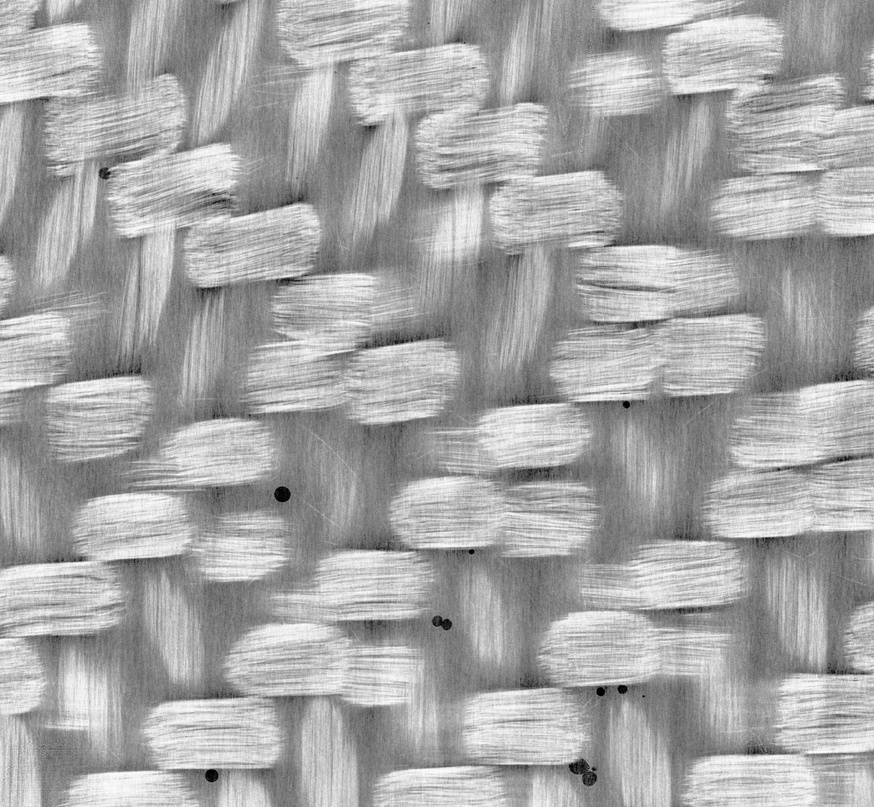
#> input picture slice_0130.jpeg, 874 x 807 px, shrunk from 1875 x 1731 before the run, found by its file name
$ python Q6.1.py
#> lines starting #> are read from the running program, lines starting #| are printed output that depends on the picture; after the words box and inside, x2 and y2 are one past the last pixel; in counts of white or black regions, pixels touching at a corner belong together
import cv2
import numpy as np
import matplotlib.pyplot as plt

def calculate_void_content(image_path):
    img = cv2.imread(image_path, 0)
#> img is the input picture: shape (807, 874); min 0, max 255, mean 166.8
    # filter using Gaussian blur
    img_blurred = cv2.GaussianBlur(img, (5, 5), 0)

    # 3. Thresholding (The Fix)
    # Instead of Otsu (which captures weave shadows), we use a Manual Threshold.
    # We look for pixels darker than 50 (on a scale of 0-255).
    # 0 is black, 255 is white. Voids are near 0.
    manual_threshold_value = 50
    _, mask = cv2.threshold(img_blurred, manual_threshold_value, 255, cv2.THRESH_BINARY_INV)
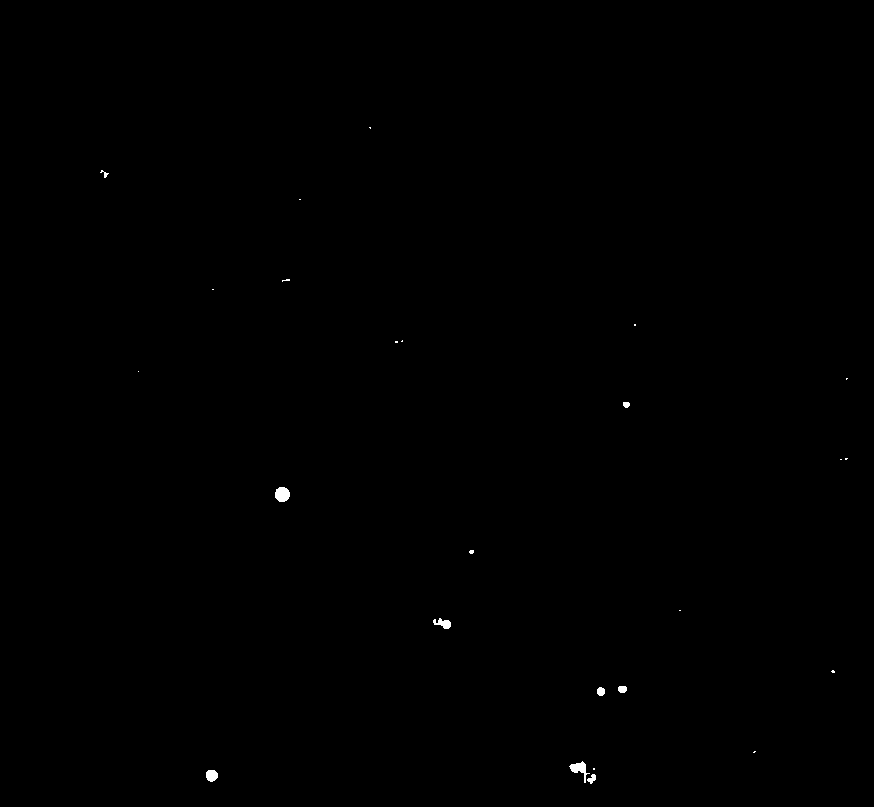
#> mask: shape (807, 874); 0.13% white; 25 white regions (16 under 20 px), largest, box (x1, y1, x2, y2) and area: (275, 487, 290, 502) 181, (569, 761, 590, 783) 169, (206, 770, 218, 782) 116

    # 4. Morphological Operations
    kernel = np.ones((3,3), np.uint8)

    # Image Opening (Erosion -> Dilation)
    # Removes tiny white specks (noise) that are too small to be real voids
    mask_open = cv2.morphologyEx(mask, cv2.MORPH_OPEN, kernel)
#> mask_open: shape (807, 874); 0.11% white; 11 white regions (3 under 20 px), largest, box (x1, y1, x2, y2) and area: (275, 487, 290, 502) 181, (570, 762, 586, 773) 142, (206, 770, 218, 782) 116

    # Image Closing (Dilation -> Erosion)
    # Fills in small holes inside the detected voids to make them solid shapes
    mask_cleaned = cv2.morphologyEx(mask_open, cv2.MORPH_CLOSE, kernel)
#> mask_cleaned: shape (807, 874); 0.11% white; 10 white regions (2 under 20 px), largest, box (x1, y1, x2, y2) and area: (275, 487, 290, 502) 181, (570, 762, 586, 773) 144, (206, 770, 218, 782) 116

    total_pixels = mask_cleaned.size
#> total_pixels = 705318
    void_pixels = np.count_nonzero(mask_cleaned)
#> void_pixels = 773
    void_percentage = (void_pixels / total_pixels) * 100
#> void_percentage = 0.11

    fig, ax = plt.subplots(1, 3, figsize=(15, 5))

    # Original Image
    ax[0].imshow(img, cmap='gray')
    ax[0].set_title('Original Image')

    # Histogram
    # sum of 2 Gaussians
    # You will likely see a large hill on the right (fabric) and a tiny tail on the left (voids).
    ax[1].hist(img.ravel(), 256, [0, 256], color='gray')
    ax[1].axvline(manual_threshold_value, color='r', linestyle='--', label=f'Threshold: {manual_threshold_value}')
    ax[1].set_title('Pixel Intensity Histogram')
    ax[1].legend()
    ax[2].imshow(mask_cleaned, cmap='gray')
    ax[2].set_title(f'Detected Voids (White)\nContent: {void_percentage:.2f}%')
    plt.tight_layout()
    plt.show()
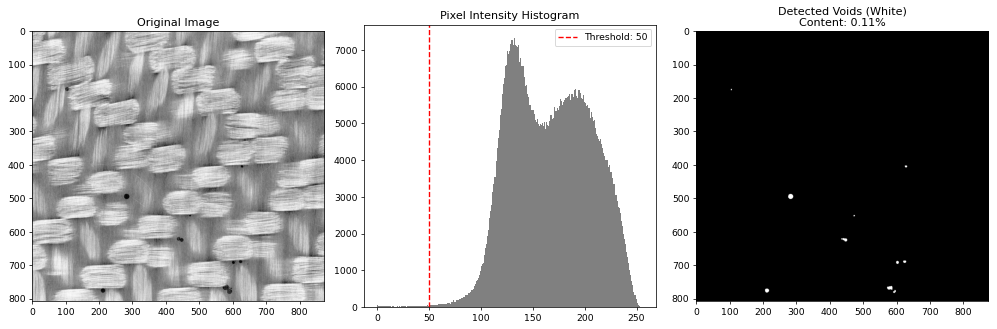
#> figure drawn by matplotlib, 3 panels; panel 2: tallest bar 7322 high, from x = 132 to 133

    print(f"Calculated Void Content: {void_percentage:.2f}%")
#| Calculated Void Content: 0.11%
    if void_percentage < 2.0:
        print(">>> CONCLUSION: The void content is ACCEPTABLE (less than 2%).")
    else:
        print(">>> CONCLUSION: The void content is UNACCEPTABLE (greater than 2%).")

if __name__ == "__main__":
    calculate_void_content('C:\\Users\\User\\OneDrive - Delft University of Technology\\Master Y1\\Polymer Composite Manufacturing\\Notebook 4 git\\PCM-notebooks\\slice_0130.jpeg')

$ run again, with 2a.png saved as slice_0130.jpeg
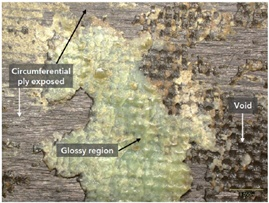
#> input picture 2a.png, 269 x 203 px, found by its file name
#> in calculate_void_content, `_, mask = cv2.threshold(img_blurred, manual_threshold_value, 255, cv2...`:
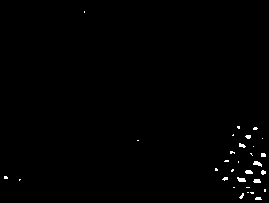
#> mask: shape (203, 269); 0.64% white; 31 white regions (26 under 20 px), largest, box (x1, y1, x2, y2) and area: (253, 161, 262, 167) 32, (237, 177, 246, 182) 32, (245, 170, 253, 174) 27, (253, 179, 261, 183) 27, (239, 143, 246, 148) 22
#> mask_open: shape (203, 269); 0.39% white; 12 white regions (8 under 20 px), largest, box (x1, y1, x2, y2) and area: (254, 161, 261, 166) 27, (238, 178, 245, 182) 27, (254, 179, 260, 183) 24, (246, 170, 252, 174) 23
#> void_pixels = 213
#> void_percentage = 0.39
#> in calculate_void_content, `plt.show()`:
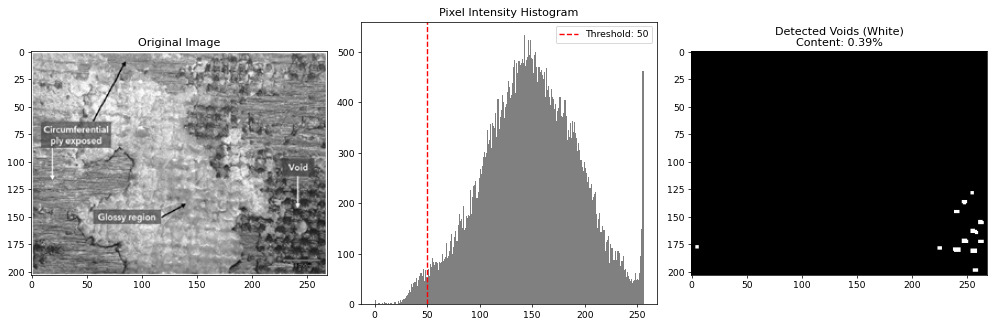
#> figure drawn by matplotlib, 3 panels; panel 2: tallest bar 533 high, from x = 142 to 143
#| Calculated Void Content: 0.39%

$ run again, with 2b.png saved as slice_0130.jpeg
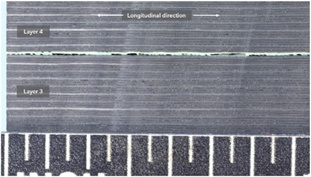
#> input picture 2b.png, 311 x 177 px, found by its file name
#> in calculate_void_content, `img_blurred = cv2.GaussianBlur(img, (5, 5), 0)`:
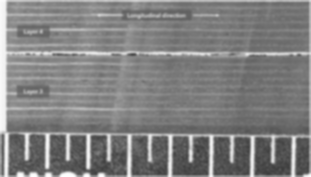
#> img_blurred: shape (177, 311); min 61, max 254, mean 128.4
#> mask: shape (177, 311); every value is 0
#> void_pixels = 0
#> in calculate_void_content, `plt.show()`:
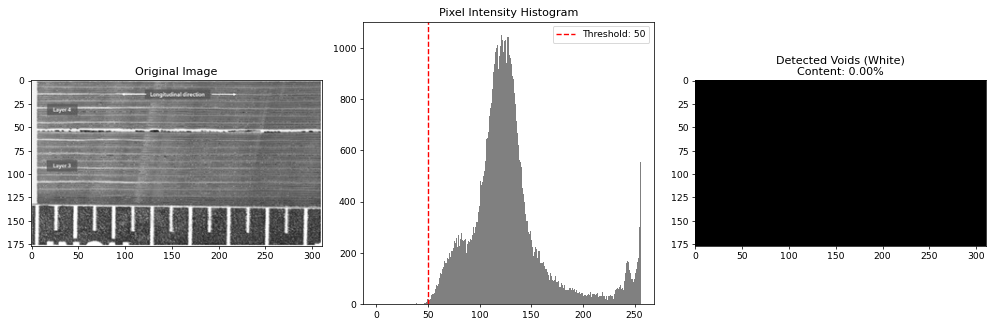
#> figure drawn by matplotlib, 3 panels; panel 2: tallest bar 1050 high, from x = 121 to 122
#| Calculated Void Content: 0.00%

$ run again, with 2c.png saved as slice_0130.jpeg
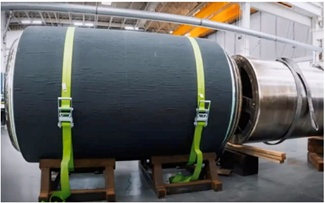
#> input picture 2c.png, 325 x 203 px, found by its file name
#> in calculate_void_content, `_, mask = cv2.threshold(img_blurred, manual_threshold_value, 255, cv2...`:
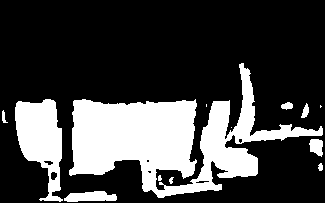
#> mask: shape (203, 325); 26% white; 13 white regions (4 under 20 px), largest, box (x1, y1, x2, y2) and area: (69, 63, 323, 198) 13349, (15, 99, 63, 202) 2929, (64, 191, 117, 202) 428
#> mask_open: shape (203, 325); 25.8% white; 11 white regions (3 under 20 px), largest, box (x1, y1, x2, y2) and area: (69, 63, 323, 198) 13280, (15, 99, 62, 201) 2904, (64, 191, 117, 202) 428
#> mask_cleaned: shape (203, 325); 26% white; 9 white regions (1 under 20 px), largest, box (x1, y1, x2, y2) and area: (69, 63, 323, 198) 13383, (15, 99, 62, 201) 2917, (64, 191, 117, 203) 440
#> void_pixels = 17125
#> void_percentage = 25.96
#> in calculate_void_content, `plt.show()`:
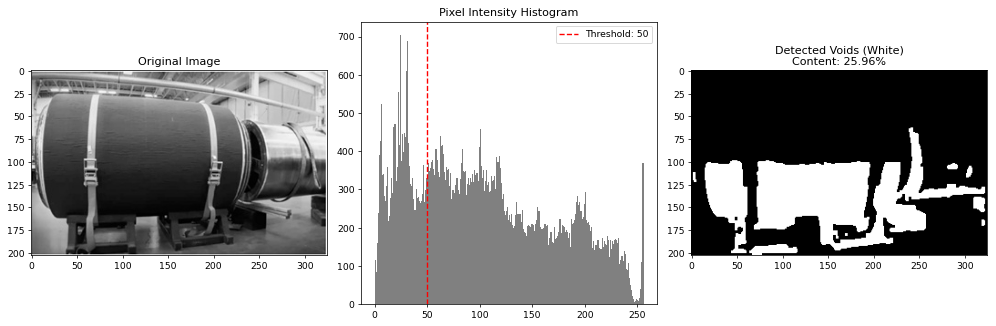
#> figure drawn by matplotlib, 3 panels; panel 2: tallest bar 704 high, from x = 24 to 25
#| Calculated Void Content: 25.96%
